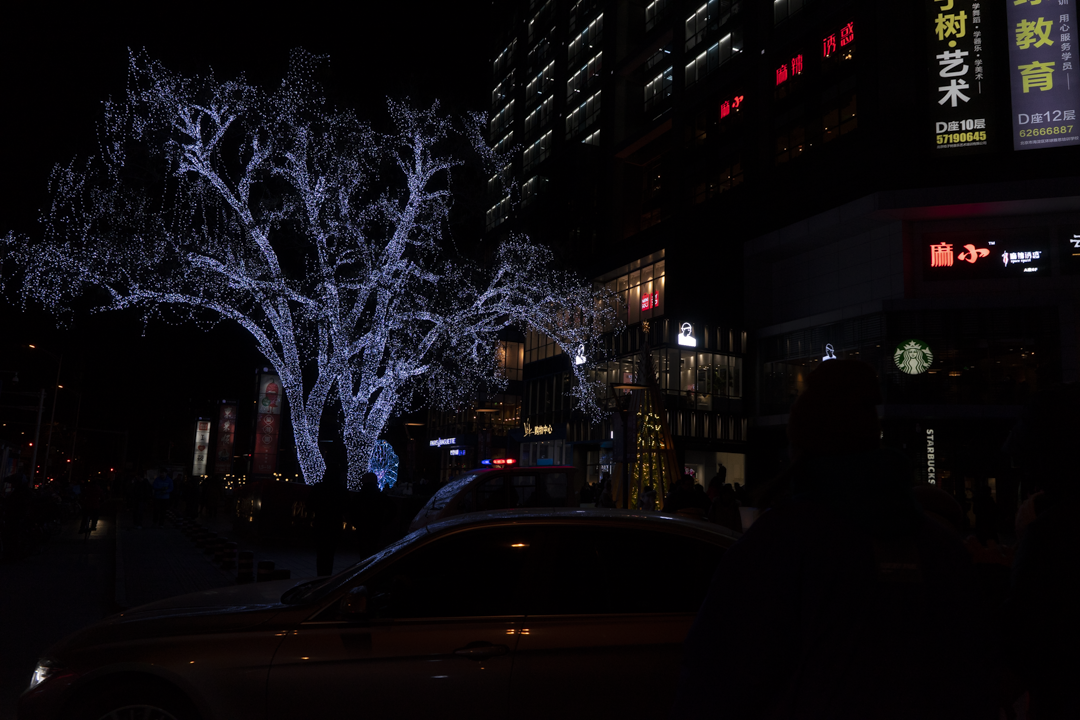
#> input picture Vision Artificial/Actividad1/imagenes/caso 4/1010.png, 1080 x 720 px
$ jupyter execute caso4.ipynb
#> lines starting #> are read from the running program, lines starting #| are printed output that depends on the picture
[cell 1]
import cv2
import numpy as np
import matplotlib.pyplot as plt

# Leer imagen nocturna
image = cv2.imread("1010.png", cv2.IMREAD_UNCHANGED)
#> image is the input picture: shape (720, 1080, 3); mean B, G, R 14, 11, 13.3

# Verificar si la imagen es en escala de grises o color
if len(image.shape) == 2:  # Solo tiene ancho y alto, es escala de grises
    is_grayscale = True
    image_rgb = cv2.cvtColor(image, cv2.COLOR_GRAY2RGB)  # Convertir a RGB para visualización
else:
    is_grayscale = False
    image_rgb = cv2.cvtColor(image, cv2.COLOR_BGR2RGB)  # Convertir de BGR a RGB para visualización


 # Definir el factor de escala
factor = 2.5  # Cambia este valor para aumentar o disminuir el brillo (Ejemplo: 0.8 para reducir)

# 1. Transformación con recorte (np.clip)
if is_grayscale:
    image_clipped = np.clip(image * factor, 0, 255).astype(np.uint8)
    clipped_rgb = cv2.cvtColor(image_clipped, cv2.COLOR_GRAY2RGB)  # Para visualizar
else:
    image_clipped = np.clip(image * factor, 0, 255).astype(np.uint8)
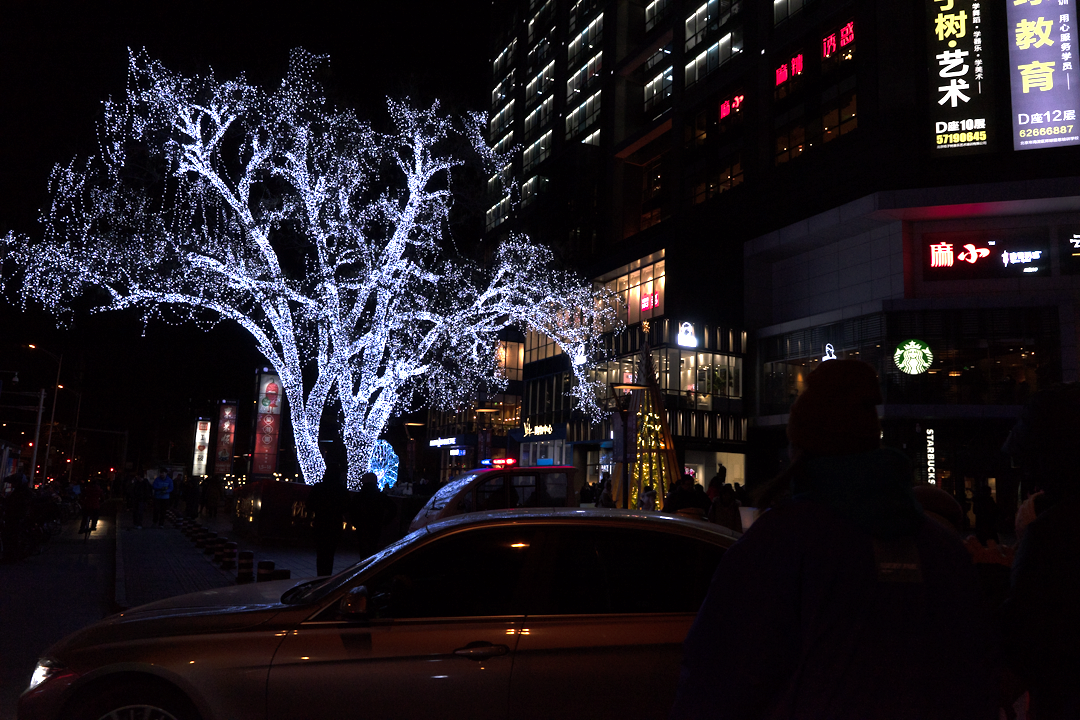
#> image_clipped: shape (720, 1080, 3); mean B, G, R 31.2, 25.2, 30.3
    clipped_rgb = cv2.cvtColor(image_clipped, cv2.COLOR_BGR2RGB)

 # 2. Transformación con normalización
if is_grayscale:
    normalized = ((image * factor - np.min(image * factor)) / (np.max(image * factor) - np.min(image * factor)) * 255).astype(np.uint8)
    normalized_rgb = cv2.cvtColor(normalized, cv2.COLOR_GRAY2RGB)  # Para visualizar
else:
    normalized = ((image * factor - np.min(image * factor)) / (np.max(image * factor) - np.min(image * factor)) * 255).astype(np.uint8)
    normalized_rgb = cv2.cvtColor(normalized, cv2.COLOR_BGR2RGB)

 # Mostrar las imágenes lado a lado
plt.figure(figsize=(18, 6))

# Imagen original
plt.subplot(1, 3, 1)
plt.title("Imagen Original")
plt.imshow(image_rgb)
plt.axis("off")

# Imagen con recorte
plt.subplot(1, 3, 2)
plt.title("Transformación con Recorte")
plt.imshow(clipped_rgb)
plt.axis("off");
cv2.imwrite("1010_multi.png", clipped_rgb)
# Imagen con normalización
plt.subplot(1, 3, 3)
plt.title("Transformación con Normalización")
plt.imshow(normalized_rgb)
plt.axis("off")

plt.tight_layout()
plt.show()
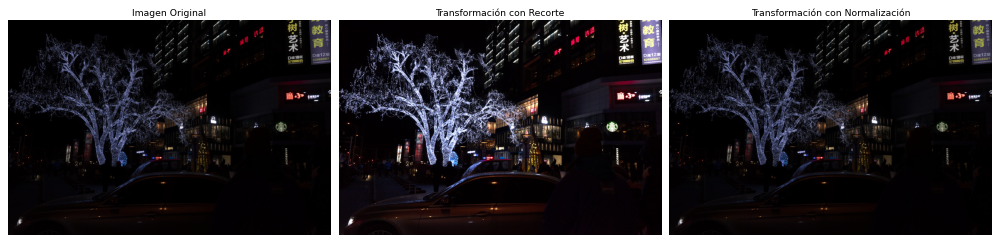
#> figure drawn by matplotlib, 3 panels

#pintar mismo pixel en las 3 imagenes
fila, columna = 400, 700
print(f'Pixel Imagen Original: {image[fila, columna]}')
#| Pixel Imagen Original: [15 22 27]
print(f'Pixel Imagen con Recorte: {image_clipped[fila, columna]}')
#| Pixel Imagen con Recorte: [37 55 67]
print(f'Pixel Imagen con Normalización: {normalized[fila, columna]}')
#| Pixel Imagen con Normalización: [15 22 27]

[cell 2]
# Cargar imagen
image = cv2.imread("1010_multi.png", cv2.IMREAD_UNCHANGED)

# Convertir al espacio YUV
yuv_image = cv2.cvtColor(image, cv2.COLOR_BGR2YUV)
#> yuv_image: shape (720, 1080, 3); mean of channels 0, 1, 2 27.6, 129.3, 131.3

# Ecualizar el canal de luminosidad (Y)
yuv_image[:, :, 0] = cv2.equalizeHist(yuv_image[:, :, 0])
#> yuv_image: shape (720, 1080, 3); mean of channels 0, 1, 2 133, 129.3, 131.3

# Convertir de vuelta al espacio BGR
result = cv2.cvtColor(yuv_image, cv2.COLOR_YUV2BGR)
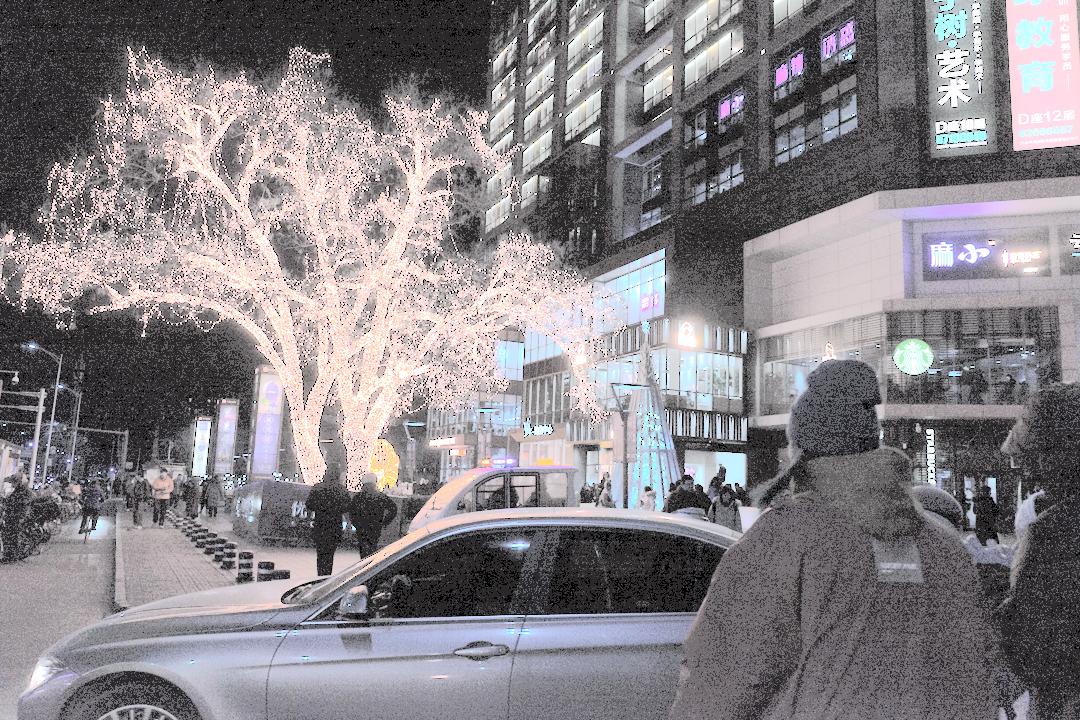
#> result: shape (720, 1080, 3); mean B, G, R 134.8, 130.5, 135.4

# Convertir el resultado al formato RGB para matplotlib
result_rgb = cv2.cvtColor(result, cv2.COLOR_BGR2RGB)

# Mostrar la imagen original y la ecualizada
plt.figure(figsize=(12, 6))

# Imagen original
plt.subplot(1, 2, 1)
plt.imshow(cv2.cvtColor(image, cv2.COLOR_BGR2RGB))
plt.title("Imagen Mutlipicada")
plt.axis("off")

# Imagen ecualizada
plt.subplot(1, 2, 2)
plt.imshow(result_rgb)
plt.title("Imagen Ecualizada")
cv2.imwrite("1010_ecualizada.png", result_rgb)
plt.axis("off")

plt.tight_layout()
plt.show()
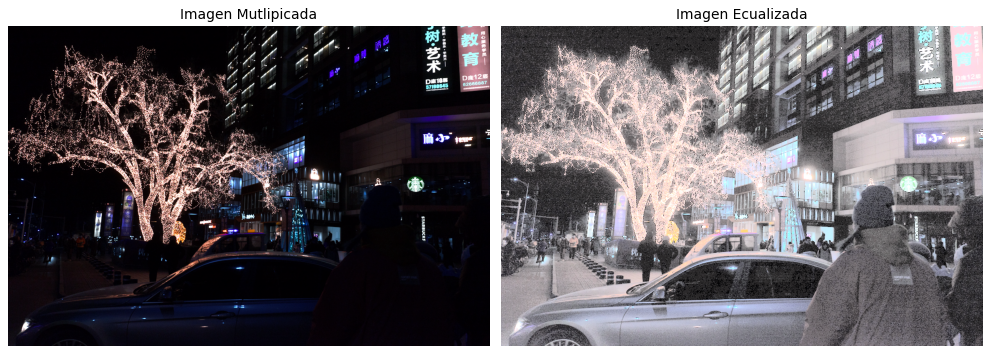
#> figure drawn by matplotlib, 2 panels

[cell 3]
# Cargar imagen
image_original = cv2.imread("1010.png", cv2.COLOR_BGR2RGB)
image_multi = cv2.imread("1010_multi.png", cv2.COLOR_BGR2RGB)
image_equali = cv2.imread("1010_ecualizada.png",cv2.COLOR_BGR2RGB)
plt.figure(figsize=(18, 8))
# Imagen original
plt.subplot(2, 3, 1)
plt.imshow(image_original)
plt.title("Imagen original")
plt.axis("off")
plt.subplot(2, 3, 4)
plt.title("Histograma original")
plt.hist(image_original.ravel(), bins=256, range=(0, 256), color='black')
# Imagen multi
plt.subplot(2, 3, 2)
plt.imshow(image_multi)
plt.title("Imagen Multi")
plt.axis("off")
plt.subplot(2, 3, 5)
plt.title("Histograma Multi")
plt.hist(image_multi.ravel(), bins=256, range=(0, 256), color='black')
# Imagen ecualizada
plt.subplot(2, 3, 3)
plt.imshow(image_equali)
plt.title("Imagen Ecualizada")
plt.axis("off")
plt.subplot(2, 3, 6)
plt.title("Histograma Equalizada")
plt.hist(image_equali.ravel(), bins=256, range=(0, 256), color='black')
# Imagen ecualizada
plt.tight_layout()
plt.show()
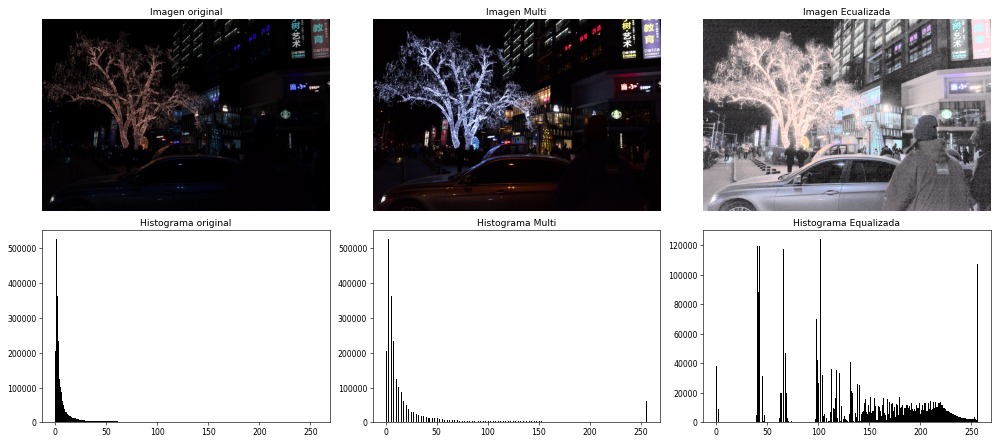
#> figure drawn by matplotlib, 6 panels; B, G, R data is drawn as R, G, B; panel 2: tallest bar 525448 high, from x = 1 to 2; panel 4: tallest bar 525448 high, from x = 2 to 3; panel 6: tallest bar 124139 high, from x = 102 to 103

#4
plt.figure()
plt.hist(image_original.ravel(), bins=256, range=(0, 256), color='black')
plt.title("Histograma original")
plt.xlabel("Intensidad")
plt.ylabel("Pixeles")
plt.savefig("histograma4_original.png")
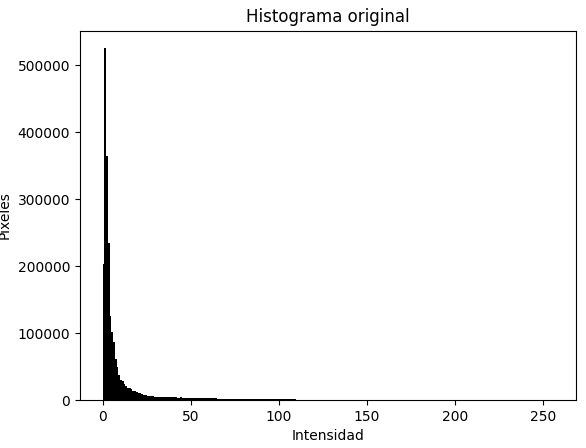
#> figure drawn by matplotlib, 1 panel; tallest bar 525448 high, from x = 1 to 2
plt.close()

#5
plt.figure()
plt.hist(image_multi.ravel(), bins=256, range=(0, 256), color='black')
plt.title("Histograma Multiplicado, factor = 2.5, con recorte")
plt.xlabel("Intensidad")
plt.ylabel("Pixeles")
plt.savefig("histograma4_multi.png")
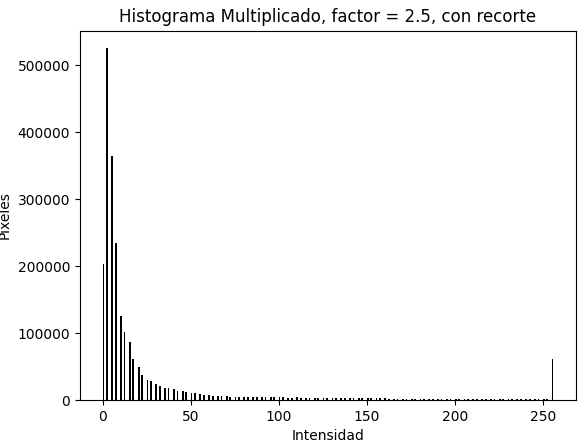
#> figure drawn by matplotlib, 1 panel; tallest bar 525448 high, from x = 2 to 3
plt.close()

#6
plt.figure()
plt.hist(image_equali.ravel(), bins=256, range=(0, 256), color='black')
plt.title("Histograma Equalizada")
plt.xlabel("Intensidad")
plt.ylabel("Pixeles")
plt.savefig("histograma4_Mult.png")
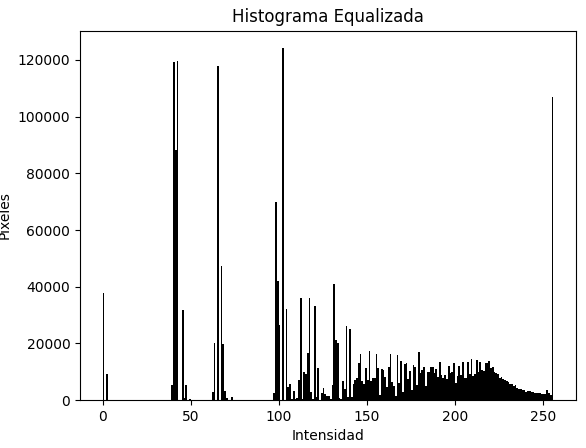
#> figure drawn by matplotlib, 1 panel; tallest bar 124139 high, from x = 102 to 103
plt.close()
